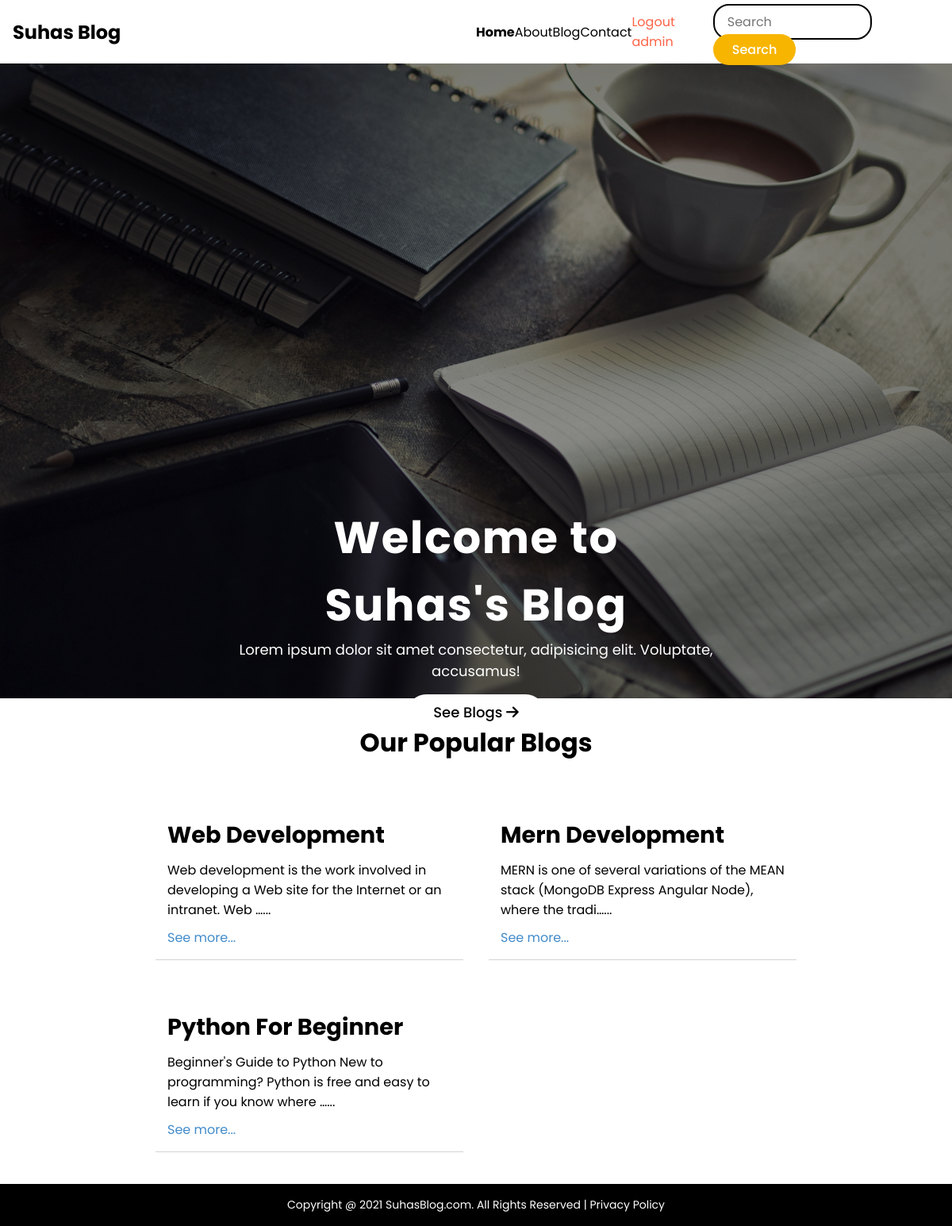
The app's page / (signed in) with its own data.
### blog/models.py (models this page shows, shortened)
class Post(models.Model):
    sno = models.AutoField(primary_key=True)
    title = models.CharField(max_length=300)
    content = models.TextField()
    image = models.CharField(max_length=3000)
    author = models.CharField(max_length=200)
    slug = models.CharField(max_length=340)
    timestamp = models.DateTimeField(auto_now=True, blank=True)

### home/views.py (the view)
# urls.py: path('', views.home, name="Home"),
def home(request):
    allPosts = Post.objects.all()
    allPosts = allPosts[0:3]
    context = {'allPosts': allPosts}
    return render(request, 'home/index.html', context)

### templates/home/index.html (shortened to what this page needs)
{% extends 'base.html' %}
{% block body %}
<section class="hero">
    <div class="main-container">
        <div class="hero-container">
            <h1>Welcome to Suhas's Blog</h1>
            <p>Lorem ipsum dolor sit amet consectetur, adipisicing elit. Voluptate, accusamus!</p>
            <a href="/blog" class="btn" role="button">See Blogs <i class="fa fa-arrow-right"></i></a>
        </div>
    </div>
</section>
<section class="popular-blogs">
    <div class="main-container">
        <h3>Our Popular Blogs</h3>
        <div class="blog-container">
        {% for post in allPosts %}
           <div class="blog-card">
                <div class="blog-info">
                    <h6>{{post.title}}</h6>
                    <p>{{post.content | truncatechars:100}}...</p>
                    <a href="/blog" class="blog-btn">See more...</a>
                </div>
            </div>
        {% endfor %}
        </div>
    </div>
</section>
{% endblock body %}

### templates/base.html (shortened to what this page needs)
<!DOCTYPE html>
<html lang="en">
<head>
    <link rel="stylesheet" href="static/style.css">
    <link rel="stylesheet" href="../static/style.css">
    <link rel="stylesheet" href="static/auth.css">
</head>
<body>
    <nav class="navbar">
        <div class="logo">
            <h2>Suhas Blog</h2>
        </div>
        <ul class="nav-links">
            <li><a class="active" href="/">Home</a></li>
            <li><a href="/about">About</a></li>
            <li><a href="/blog">Blog</a></li>
            <li><a href="/contact">Contact</a></li>
            {% if user.is_authenticated %}
            <li><a style="color: tomato;" href="/logout">Logout {{request.user}}</a></li>
            {% else %}
            <li><a href="/login">Login</a></li>
            <li><a href="/signup">Signup</a></li>
            {% endif %}
            <li>
                <form action="/search" method="GET">
                    <input name="query" placeholder="Search" id="search" type="text">
                    <a role="button" href="#" id="search-btn" type="submit">Search </a>
                </form>
            </li>
        </ul>
    </nav>
    {% block body %}
    {% endblock body %}
    <footer>
        <p>Copyright @ 2021 SuhasBlog.com. All Rights Reserved | Privacy Policy</p>
    </footer>
</body>
</html>

### static/style.css (style rules this page uses)
* { margin: 0; padding: 0; font-family: 'Poppins', sans-serif; box-sizing: border-box; }
a { color: white; text-decoration: none; }
ul { list-style: none; }
.main-container { max-width: 1200px; margin: 0 auto; }
.logo h2 { color: black; }
.main-container h3 { text-align: center; font-size: 2rem; padding: 2rem 0; }
.hero { height: 100vh; width: 100%; background: rgba(0, 0, 0, 0.45) url('./pexels-pixabay-261577.jpg')no-repeat center center/cover; background-blend-mode: darken; color: white; }
.navbar { display: flex; height: 10vh; align-items: center; justify-content: space-between; background: transparent; padding: 0 1rem; }
.nav-links li a { padding:0.5rem 0 ; color: black; }
.nav-links { display: flex; width: 50%; align-items: center; justify-content: space-between; }
#search { padding: 0.5rem 1rem; border-radius: 20px; font-size: 16px; border: none; outline: none; border: 2px solid black; width: 200px; }
#search-btn { padding: 0.5rem 1.5rem; border-radius: 20px; font-weight: 500; background: white; background-color: #f7b500; border: none; outline: none; cursor: pointer; color: white; transition: all 0.4s ease-in; }
.hero-container { top: 50%; left: 50%; position: absolute; transform: translate(-50%,-50%); text-align: center; }
.active { border-bottom: 4px solid white; font-weight: 700; }
.hero-container h1 { font-size: 3.5rem; margin-top: 10px; letter-spacing: 1.6px; }
.hero-container p { font-size: 18px; max-width: 600px; margin: auto; }
.btn { padding: 0.6rem 2rem; font-size: 18px; margin-top: 1rem; background-color: white; font-weight: 500; border-radius: 40px; display: inline-block; color: black; border: none; cursor: pointer; outline: none; font-family: 'Poppins', sans-serif; transition: all 0.3s ease; text-align: center; }
.blog-container { display: grid; grid-template-columns: 1fr ; width: 70%; margin: auto; }
.blog-card { margin: 1.5rem 1rem; height: auto; border-bottom: 1px solid lightgray; }
.blog-info { padding: 15px; }
.blog-info h6 { font-size: 1.8rem; margin-bottom: 10px; }
.blog-btn { display: inline-block; color:#428bca; margin-top: 10px; }
footer { padding: 1rem; background: black; color: #fff; text-align: center; margin-top: 1rem; }
footer p { font-size: 14px; }
@media (max-width:1200px) { .blog-container { grid-template-columns: 1fr 1fr; } }

### static/auth.css (style rules this page uses)
* { margin: 0; padding: 0; font-family: 'Poppins', sans-serif; box-sizing: border-box; }

### records on screen
Post: title "Web Development", content "Web development is the work involved in developing a Web site for the Internet or an intranet. Web …"
Post: title "Mern Development", content "MERN is one of several variations of the MEAN stack (MongoDB Express Angular Node), where the tradi…"
Post: title "Python For Beginner", content "Beginner's Guide to Python New to programming? Python is free and easy to learn if you know where …"

### other values on screen
{{ request.user }} "admin"
